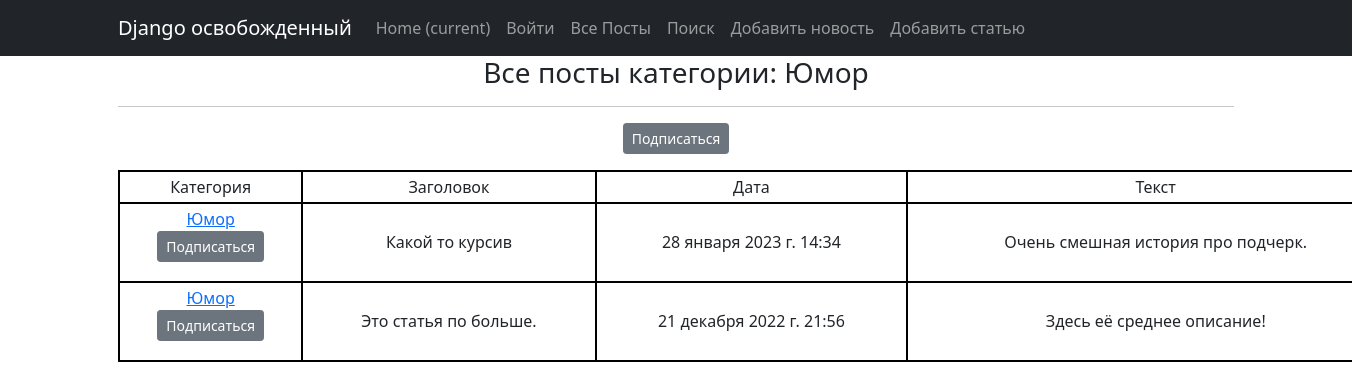
Page /post/categories/4 on the committed database.
### news/models.py (models this page shows, shortened)
class Category(models.Model):
    name = models.CharField(max_length=64, unique=True)
    subscribers = models.ManyToManyField(User, related_name='categories')
    def __str__(self):
        return self.name.title()

class Post(models.Model):
    author = models.ForeignKey(Author, on_delete=models.CASCADE)
    NEWS = 'NW'
    ARTICLE = 'AR'
    CATEGORY_CHOICES = (
        (NEWS, 'Новость'),
        (ARTICLE, 'Статья'),
    )
    categoryType = models.CharField(max_length=2, choices=CATEGORY_CHOICES, default=ARTICLE)
    dateCreation = models.DateTimeField(auto_now_add=True)
    postCategory = models.ManyToManyField(Category, through='PostCategory')
    title = models.CharField(max_length=128)
    text = models.TextField()
    rating = models.SmallIntegerField(default=0)

### news/views.py (the view)
# urls.py: path('categories/<int:pk>', CategoryList.as_view(), name='category_list'),
class CategoryList(ListView):
    model = Post
    template_name = 'category_list.html'
    context_object_name = 'category_news_list'
    def get_queryset(self):
        self.category = get_object_or_404(Category, id=self.kwargs['pk'])
        queryset = Post.objects.filter(postCategory=self.category).order_by('-dateCreation')
        return queryset
    def get_context_data(self, **kwargs):
        context = super().get_context_data(**kwargs)
        context['is_not_subscriber'] = self.request.user not in self.category.subscribers.all()
        context['category'] = self.category
        return context

### news/templatetags/custom_filters.py (called while the page is built)
@register.filter()
def censor(text, word=str):
    if word in text:
        reword = word[0] + ((len(word) - 2) * "*") + word[-1]
        text = text.replace(word, reword)
    return text

### templates/category_list.html (shortened to what this page needs)
{% extends 'flatpages/default.html' %}
{% load custom_filters %}
{% load custom_tags %}
{% block content %}
    <h3> Все посты категории: {{ category }}</h3>
    <hr>
    {% if is_not_subscriber %}
        <p class="text-center"><a href="{% url 'add_subs' category.id %}"
                                  class="btn btn-secondary btn-sm">Подписаться</a></p>
    {% else %}
        <p class="text-center"><a href="{% url 'del_subs' category.id %}"
                                  class="btn btn-secondary btn-sm">Отписаться</a></p>
    {% endif %}
   {% if category_news_list %}
    <table>
        <tr>
            <td>Категория</td>
            <td>Заголовок</td>
            <td>Дата</td>
            <td>Текст</td>
        </tr>
        {% for news in category_news_list %}
        <tr>
            <td>
                <a href="{% url 'category_list' category.id %}" >{{ category }}</a>
                {% if is_not_subscriber %}
                    <p class="text-center"><a href="{% url 'add_subs' category.id %}"
                                              class="btn btn-secondary btn-sm">Подписаться</a></p>
                {% else %}
                    <p class="text-center"><a href="{% url 'del_subs' category.id %}"
                                              class="btn btn-secondary btn-sm">Отписаться</a></p>
                {% endif %}
            </td>
            <td>{{ news.title }}</td>
            <td>{{ news.dateCreation }}</td>
            <td>{{ news.text|truncatewords:20|censor:"борьбу"|censor:"ограбили"|censor:"умерщвляли" }}</td>
        </tr>
        {% endfor %}
    </table>
   {% else %}
       <h2>Постов нет!</h2>
   {% endif %}
{% endblock content %}

### templates/category_list.html (style rules this page uses)
TABLE { width: 1300px; border-collapse: collapse; }
TD, TH { padding: 3px; border: 2px solid black; }

### rows in the picture
Category: name "Юмор"
Post: title "Какой то курсив", dateCreation "28 января 2023 г. 14:34", text|censor "Очень смешная история про подчерк."
Post: title "Это статья по больше.", dateCreation "21 декабря 2022 г. 21:56", text|censor "Здесь её среднее описание!"
